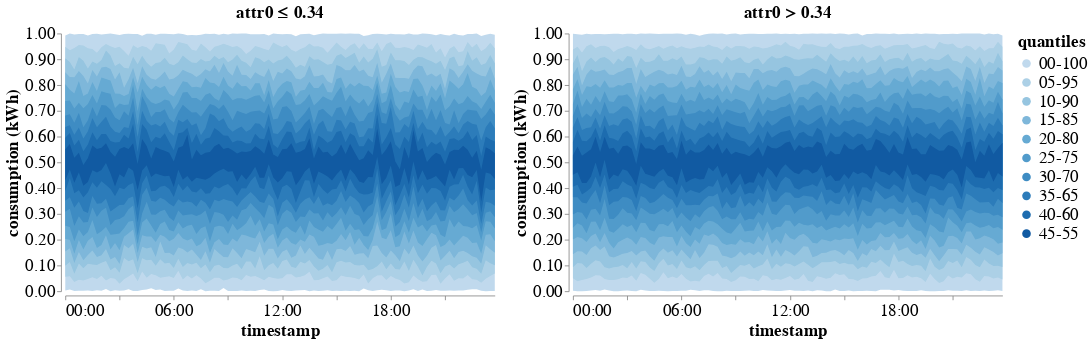

Notebook code for this chart:
### Code cell
vistree.root_node.plot_children(timeseries_df)

### Figure 1 — Vega-Lite specification as saved in the notebook (floating-point values rounded to 4 significant figures; data arrays with more than 128 entries replaced by an {"elided": "..."} marker saying what was removed)
{"config": {"view": {"continuousWidth": 300, "continuousHeight": 300, "strokeWidth": 0}, "axis": {"grid": false, "labelFontSize": 20, "offset": 5, "titleFontSize": 20}, "legend": {"labelFontSize": 20, "titleFontSize": 20}, "title": {"fontSize": 20}}, "hconcat": [{"data": {"name": "data-c74b05825859b3ebcfa45feefb5f2ddc"}, "mark": {"type": "area"}, "encoding": {"color": {"field": "quantiles", "type": "ordinal"}, "x": {"axis": {"format": "%H:%M"}, "field": "timestamp", "type": "temporal"}, "y": {"axis": {"format": ".2f"}, "field": "min", "title": "consumption (kWh)", "type": "quantitative"}, "y2": {"field": "max"}}, "title": "attr0 ≤ 0.34", "width": 500}, {"data": {"name": "data-242bcd1bd90678e284896d0343223828"}, "mark": {"type": "area"}, "encoding": {"color": {"field": "quantiles", "type": "ordinal"}, "x": {"axis": {"format": "%H:%M"}, "field": "timestamp", "type": "temporal"}, "y": {"axis": {"format": ".2f"}, "field": "min", "title": "consumption (kWh)", "type": "quantitative"}, "y2": {"field": "max"}}, "title": "attr0 > 0.34", "width": 500}], "resolve": {"scale": {"color": "shared", "x": "shared", "y": "shared"}}, "$schema": "https://vega.github.io/schema/vega-lite/v5.14.1.json", "datasets": {"data-c74b05825859b3ebcfa45feefb5f2ddc": {"elided": "960 records"}, "data-242bcd1bd90678e284896d0343223828": {"elided": "960 records"}}}
